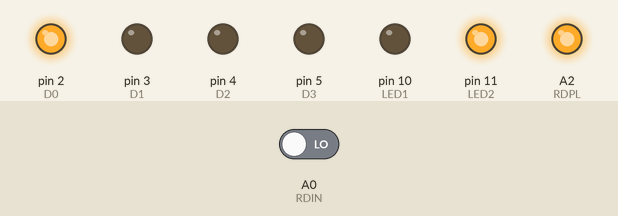
A sketch run on a simulated Arduino Uno, built with avr-gcc and run on an emulated ATmega328P. Parts: output pins drawn as LEDs (lit = HIGH). Inputs (shaded band) come from the test bench; at power-on: A0 (RDIN) LOW. Random numbers use the default seed unless the sketch sets one; pins used as bus, display or sensor lines are not drawn.

Above: at 0.1 s.
At 4.1 s:
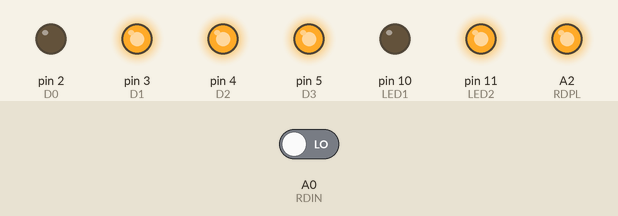
At 8.1 s:
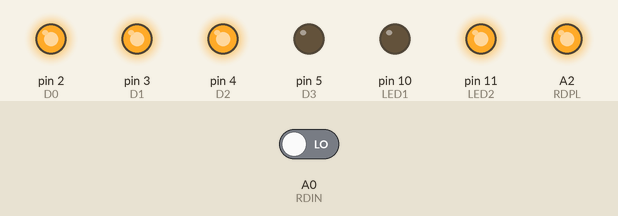
At 18.1 s:
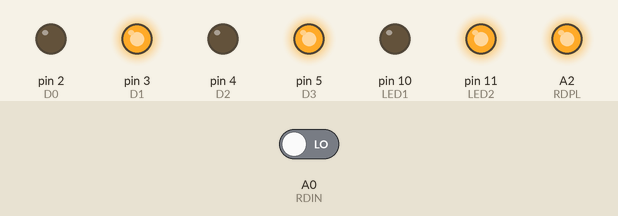
At 26.1 s:
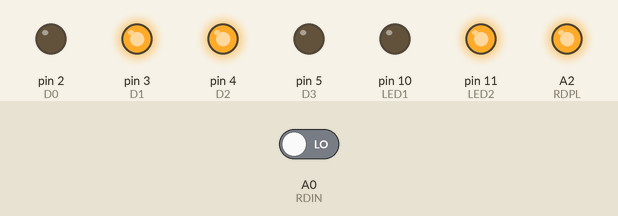
At 38.1 s:
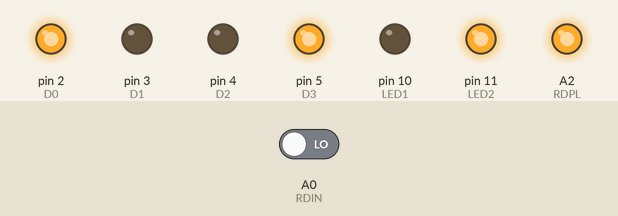
Timing chart, 0 to 39.6 s (numbered marks = the images above):
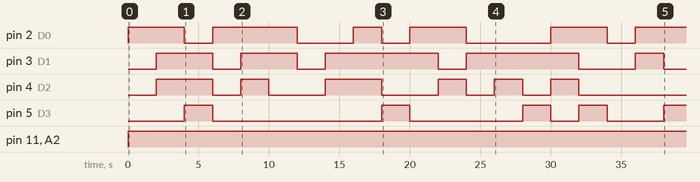

Measured:
- by itself, pin 2 (D0): LOW → HIGH at 0.00 s, → LOW 4.0 s later, → HIGH 2.0 s later, → LOW 6.0 s later, … (11 changes in this stretch)
- by itself, pin 3 (D1): LOW → HIGH at 2.0 s, → LOW 4.0 s later, → HIGH 2.0 s later, → LOW 4.0 s later, … (10 changes in this stretch)
- by itself, pin 4 (D2): LOW → HIGH at 2.0 s, → LOW 4.0 s later, → HIGH 2.0 s later, → LOW 2.0 s later, … (12 changes in this stretch)
- by itself, pin 5 (D3): LOW → HIGH at 4.0 s, → LOW 2.0 s later, → HIGH 12.0 s later, → LOW 2.0 s later, … (9 changes in this stretch)
- by itself, pin 11 (LED2), A2 (RDPL): LOW → HIGH at 0.00 s

The sketch:

shiftregister-tester.ino
```cpp
// (licence header left out)
// Permission is hereby granted, free of charge, to any person obtaining a copy
// of this software and associated documentation files (the "Software"), to deal
// in the Software without restriction, including without limitation the rights
// to use, copy, modify, merge, publish, distribute, sublicense, and/or sell
// copies of the Software, and to permit persons to whom the Software is
// furnished to do so, subject to the following conditions:
//
// The above copyright notice and this permission notice shall be included in
// all copies or substantial portions of the Software.
//
// THE SOFTWARE IS PROVIDED "AS IS", WITHOUT WARRANTY OF ANY KIND, EXPRESS OR
// IMPLIED, INCLUDING BUT NOT LIMITED TO THE WARRANTIES OF MERCHANTABILITY,
// FITNESS FOR A PARTICULAR PURPOSE AND NONINFRINGEMENT. IN NO EVENT SHALL THE
// AUTHORS OR COPYRIGHT HOLDERS BE LIABLE FOR ANY CLAIM, DAMAGES OR OTHER
// LIABILITY, WHETHER IN AN ACTION OF CONTRACT, TORT OR OTHERWISE, ARISING FROM,
// OUT OF OR IN CONNECTION WITH THE SOFTWARE OR THE USE OR OTHER DEALINGS IN
// THE SOFTWARE.

// 74xx165 input (serial)
#define RDIN  A0  // Inhibit
#define RDCP  A1  // Clock Pulse
#define RDPL  A2  // Parallel Load

// 74xx165 output (parallel)
#define D0    2
#define D1    3
#define D2    4
#define D3    5
#define D4    6
#define D5    7
#define D6    8
#define D7    9

// status LEDs
#define LED1  10  // to indicate ok, green
#define LED2  11  // to indicate error, red

// a port that is not connected, for randomness
#define PORT_NC A4

void pulseLowSlow(uint8_t pin) {
  digitalWrite(pin, LOW);
  delayMicroseconds(1);
  digitalWrite(pin, HIGH);
  delayMicroseconds(1);
}

void pulse(uint8_t pin) {
  digitalWrite(pin, HIGH);
  digitalWrite(pin, LOW);
}

void setup() {
  // initialize random number generator
  randomSeed(analogRead(PORT_NC));
  // configure the pins
  pinMode(D0, OUTPUT);
  pinMode(D1, OUTPUT);
  pinMode(D2, OUTPUT);
  pinMode(D3, OUTPUT);
  pinMode(D4, OUTPUT);
  pinMode(D5, OUTPUT);
  pinMode(D6, OUTPUT);
  pinMode(D7, OUTPUT);

  pinMode(RDIN, INPUT);
  pinMode(RDCP, OUTPUT);
  pinMode(RDPL, OUTPUT);

  pinMode(LED1, OUTPUT);
  pinMode(LED2, OUTPUT);

  // set clock low initially
  digitalWrite(RDCP, LOW);
  // set the parallel load high initially (not asserted, since it's a negative signal)
  digitalWrite(RDPL, HIGH);
}

void loop() {
  uint8_t rnd, res;
  uint8_t data;

  // switch both LEDs off
  digitalWrite(LED1, LOW);
  digitalWrite(LED2, LOW);
  // generate random number
  rnd = random(255);
  // output on paralell pins
  // I'm lazy, so just check the bits one for one
  digitalWrite(D0,rnd & 1);
  digitalWrite(D1, rnd & 2);
  digitalWrite(D2, rnd & 4);
  digitalWrite(D3, rnd & 8);
  digitalWrite(D4, rnd & 16);
  digitalWrite(D5, rnd & 32);
  digitalWrite(D6, rnd & 64);
  digitalWrite(D7, rnd & 128);
  digitalWrite(LED1, LOW);
  digitalWrite(LED2, LOW);

  // ok, the lines are loaded, let's get the serial result and compare
  // this part, and the subroutines used, are lifted from a very nice
  // eeprom programmer. That software is Copyright (c) 2019 by
  // David H. Hovemeyer <david.hovemeyer@gmail.com>. Read his copyright
  // in his git repository at https://github.com/daveho/eeprog
  pulseLowSlow(RDPL);
  data = 0;
  for (uint8_t i=0; i<8; i++) {
    data <<= 1;
    uint8_t val = digitalRead(RDIN);
    if (val) {
      data |= 0x1;
    }
    pulse(RDCP);
  }
  if (data == rnd) {
    digitalWrite(LED1, HIGH);
  } else {
    digitalWrite(LED2, HIGH);
  }
  // wait a bit before we go on, so the result can be seen
  delay(2000);
}
```
